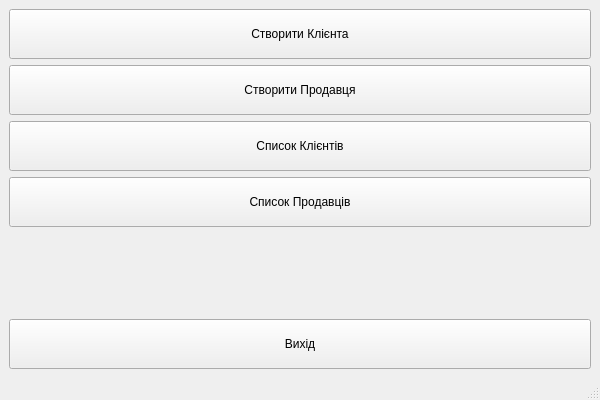
<?xml version="1.0" encoding="UTF-8"?>
<ui version="4.0">
 <class>MainWindow</class>
 <widget class="QMainWindow" name="MainWindow">
  <property name="geometry">
   <rect>
    <x>0</x>
    <y>0</y>
    <width>600</width>
    <height>400</height>
   </rect>
  </property>
  <property name="windowTitle">
   <string>MDI - Практична №10</string>
  </property>
  <widget class="QWidget" name="centralwidget">
   <layout class="QVBoxLayout" name="verticalLayout">
    <item>
     <widget class="QPushButton" name="pushButtonCreateCustomer">
      <property name="text">
       <string>Створити Клієнта</string>
      </property>
      <property name="minimumSize">
       <size>
        <width>0</width>
        <height>50</height>
       </size>
      </property>
     </widget>
    </item>
    <item>
     <widget class="QPushButton" name="pushButtonCreateSeller">
      <property name="text">
       <string>Створити Продавця</string>
      </property>
      <property name="minimumSize">
       <size>
        <width>0</width>
        <height>50</height>
       </size>
      </property>
     </widget>
    </item>
    <item>
     <widget class="QPushButton" name="pushButtonShowCustomers">
      <property name="text">
       <string>Список Клієнтів</string>
      </property>
      <property name="minimumSize">
       <size>
        <width>0</width>
        <height>50</height>
       </size>
      </property>
     </widget>
    </item>
    <item>
     <widget class="QPushButton" name="pushButtonShowSellers">
      <property name="text">
       <string>Список Продавців</string>
      </property>
      <property name="minimumSize">
       <size>
        <width>0</width>
        <height>50</height>
       </size>
      </property>
     </widget>
    </item>
    <item>
     <spacer name="verticalSpacer">
      <property name="orientation">
       <enum>Qt::Vertical</enum>
      </property>
      <property name="sizeHint" stdset="0">
       <size>
        <width>20</width>
        <height>40</height>
       </size>
      </property>
     </spacer>
    </item>
    <item>
     <widget class="QPushButton" name="pushButtonExit">
      <property name="text">
       <string>Вихід</string>
      </property>
      <property name="minimumSize">
       <size>
        <width>0</width>
        <height>50</height>
       </size>
      </property>
     </widget>
    </item>
   </layout>
  </widget>
  <widget class="QMenuBar" name="menubar"/>
  <widget class="QStatusBar" name="statusbar"/>
 </widget>
 <resources/>
 <connections/>
</ui>
